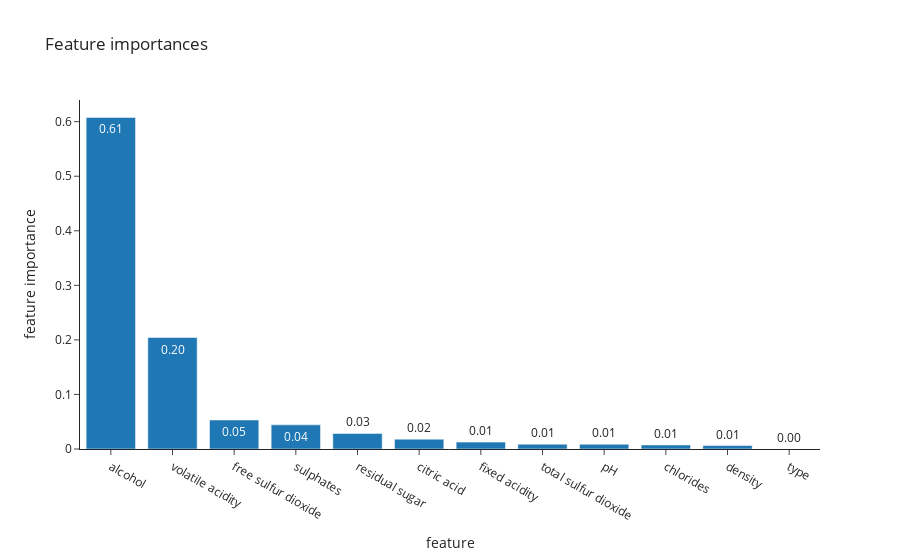

Notebook code for this chart:
### Code cell
plot_feature_importance(model, train_X.columns)

### Figure 1 — Plotly figure (JSON) as saved in the notebook; plotly's stock layout.template omitted (floating-point values rounded to 4 significant figures)
{"data": [{"alignmentgroup": "True", "hovertemplate": "variable=feature_importance<br>feature=%{x}<br>feature importance=%{y}<extra></extra>", "legendgroup": "feature_importance", "marker": {"color": "#1F77B4", "pattern": {"shape": ""}}, "name": "feature_importance", "offsetgroup": "feature_importance", "orientation": "v", "showlegend": true, "textposition": "auto", "texttemplate": "%{y:.2f}", "type": "bar", "x": ["alcohol", "volatile acidity", "free sulfur dioxide", "sulphates", "residual sugar", "citric acid", "fixed acidity", "total sulfur dioxide", "pH", "chlorides", "density", "type"], "xaxis": "x", "y": [0.6077, 0.2043, 0.05319, 0.04422, 0.02856, 0.01795, 0.01261, 0.008802, 0.008679, 0.007497, 0.006303, 0.0001269], "yaxis": "y"}], "layout": {"barmode": "relative", "legend": {"title": {"text": "variable"}, "tracegroupgap": 0}, "showlegend": false, "title": {"text": "Feature importances"}, "xaxis": {"anchor": "y", "domain": [0, 1], "title": {"text": "feature"}}, "yaxis": {"anchor": "x", "domain": [0, 1], "title": {"text": "feature importance"}}}}
